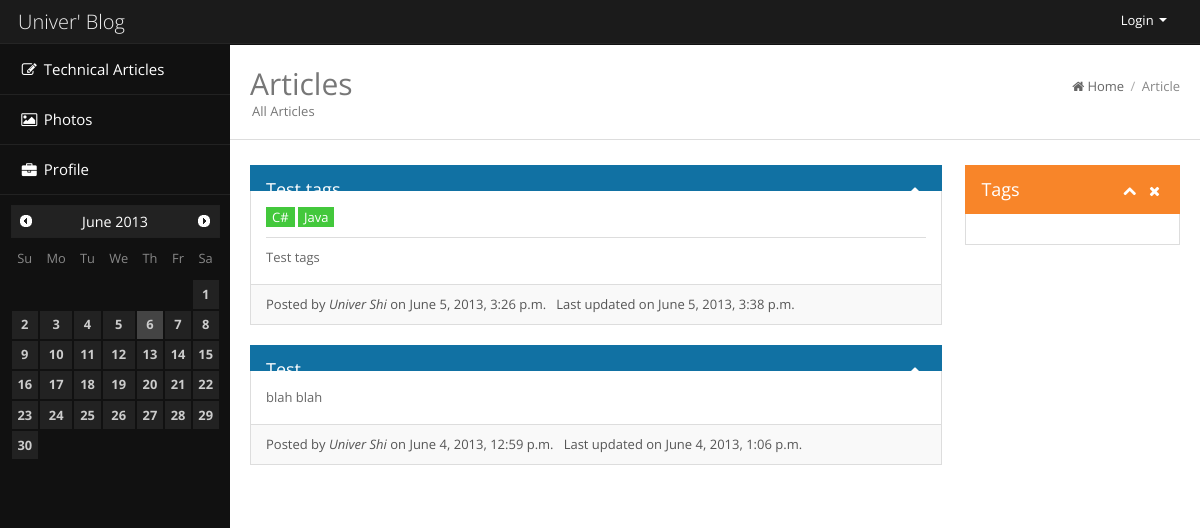
The app's page /article/, older data.
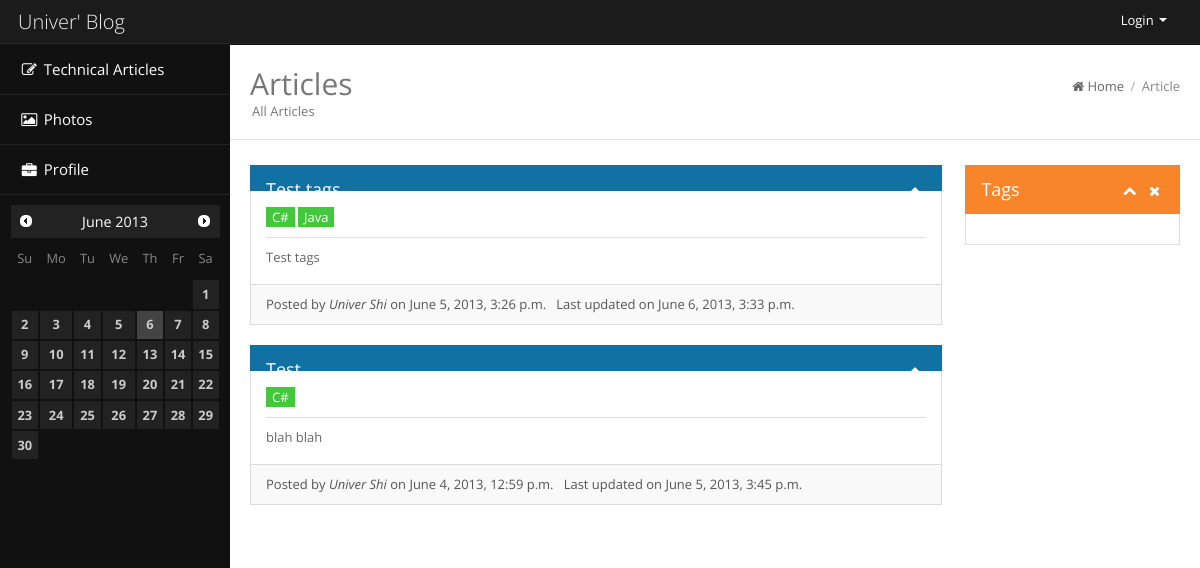
The same page, newer data.
### article/models.py (models this page shows, shortened)
class Article(Model):
    subject = models.CharField(max_length=256)
    content = models.TextField()
    author = models.ForeignKey(User)
    create_date_time = models.DateTimeField()
    update_date_time = models.DateTimeField()
    tags = models.ManyToManyField(ArticleTag)

class ArticleTag(Model):
    name = models.CharField(max_length=20)
    display_name = models.CharField(max_length=50)

### article/views.py (the view)
class ArticleList(TemplateView):
    template_name = 'article_list.html'
    def get_context_data(self, **kwargs):
        context = super(ArticleList, self).get_context_data(**kwargs)
        context['articles'] = Article.objects.order_by('-create_date_time').select_related()
        context['path'] = (PathItem('/article', 'Article'),)
        return context

### article/templates/article_list.html (shortened to what this page needs)
{% extends "base.html" %}
{% block head %}
<h2 class="pull-left">
	Articles <span class="page-meta">All Articles</span>
</h2>
{% endblock %}
{% block content %}
<div class="row-fluid">
	<div class="span9">
		{% for article in articles %}
		<div class="widget wblue">
			<div class="widget-head">
				<div class="pull-left">
					{{ article.subject }}
				</div>
				<div class="widget-icons pull-right">
					<a href="#" class="wminimize"><i class="icon-chevron-up"></i></a>
				</div>
			</div>
			<div class="widget-content">
				<div class="padd">
					{% if article.tags.all %}
						{% for tag in article.tags.all %}
							<span class="label label-success">{{ tag.display_name }}</span>
						{% endfor %}
						<hr />
					{% endif %}
					{{ article.content }}
				</div>
			</div>
			<div class="widget-foot">
				{% if article.create_date_time  %}
					Posted by <i>{{ article.author.get_full_name }}</i> on {{ article.create_date_time }}
				{% endif %}
				{% if article.update_date_time != article.create_date_time %}
					&nbsp;&nbsp;Last updated on {{ article.update_date_time }}
				{% endif %}
			</div>
		</div>
		{% endfor %}
	</div>
	<div class="span3">
		<div class="widget worange">
			<div class="widget-head">
				<div class="pull-left">Tags</div>
				<div class="widget-icons pull-right">
					<a href="#" class="wminimize"><i class="icon-chevron-up"></i></a> <a
						href="#" class="wclose"><i class="icon-remove"></i></a>
				</div>
				<div class="clearfix"></div>
			</div>
			<div class="widget-content">
				<div class="padd"></div>
			</div>
		</div>
	</div>
</div>
{% endblock %}

Row changes from the older to the newer data that the page shows:
changed Article "Test tags": update_date_time "June 5, 2013, 3:38 p.m." → "June 6, 2013, 3:33 p.m."
changed Article "Test": gains ArticleTag (display_name "C#"); update_date_time "June 4, 2013, 1:06 p.m." → "June 5, 2013, 3:45 p.m."
